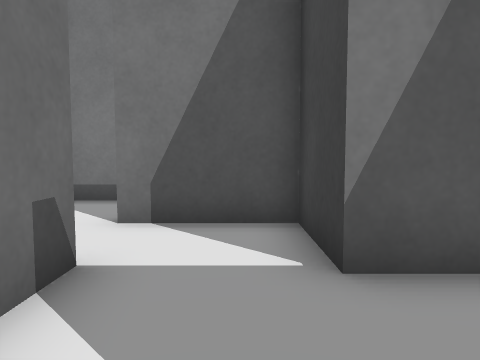
[1] (above)

17 first-person views from a walk through a robot-simulator world made for Gazebo. The camera is 0.5 m above the floor, tilts 4° down and sees 70° across. The floor is counted in squares, 0.5 m on a side. Each view is taken from the middle of a square. On the plan, view 1 faces up. The plan holds only what a view shows up to about 13 squares ahead; the rest is blank. The place goes on beyond the plan.

[2]
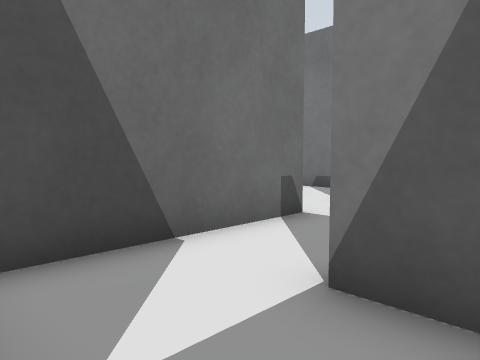

[3]
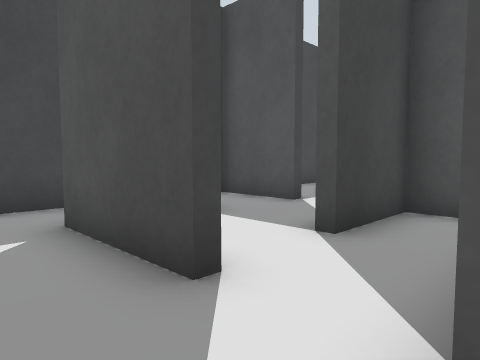

[4]
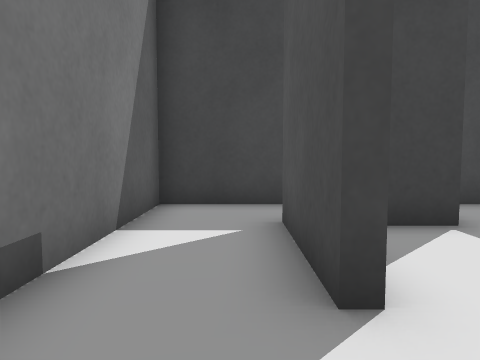

[5]
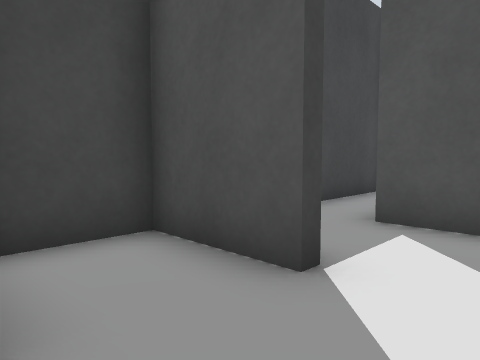

[6]
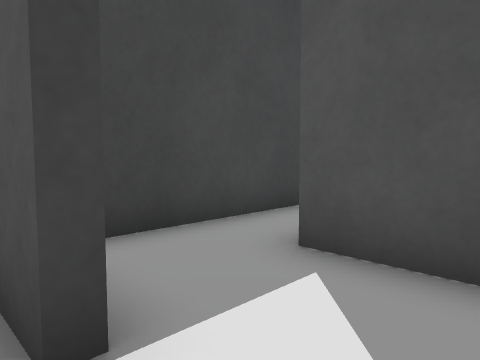

[7]
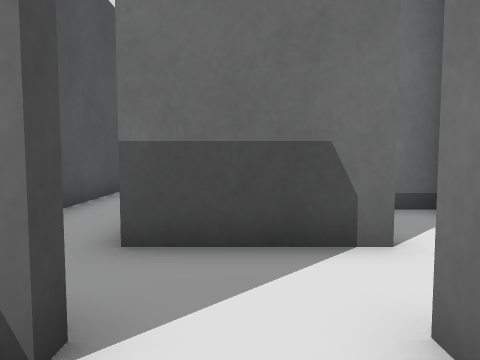

[8]
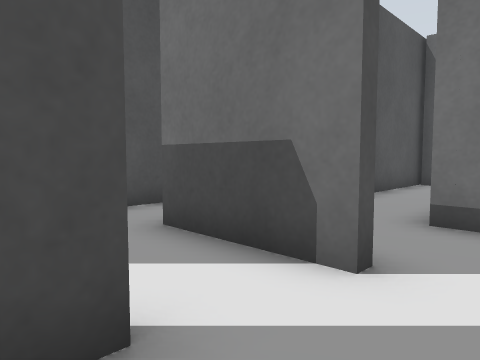

[9]
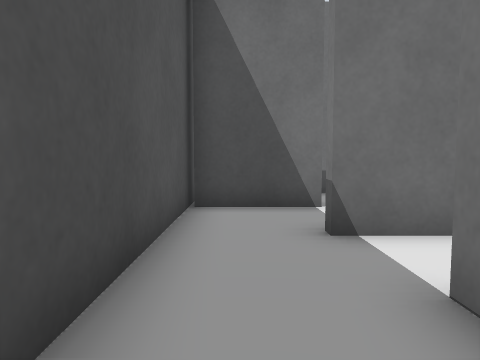

[10]
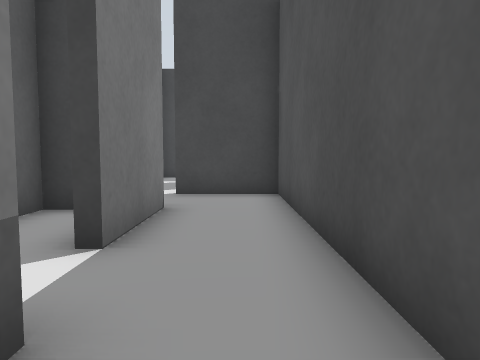

[11]
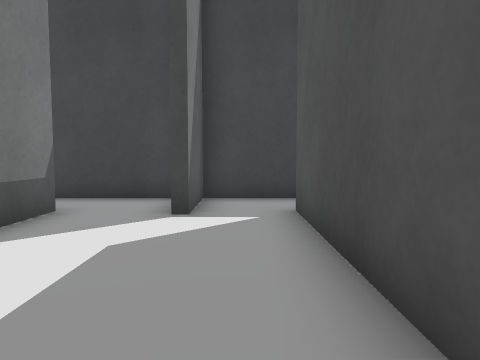

[12]
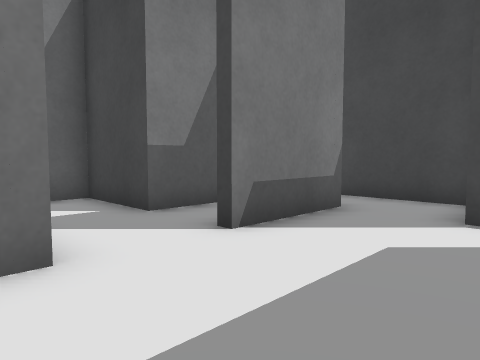

[13]
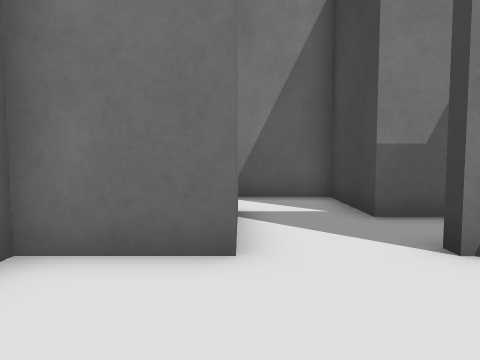

[14]
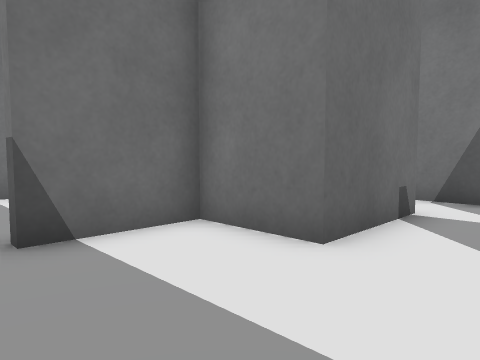

[15]
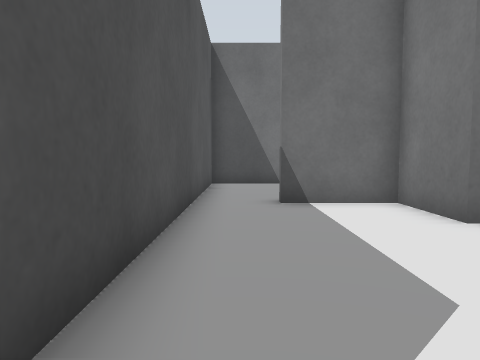

[16]
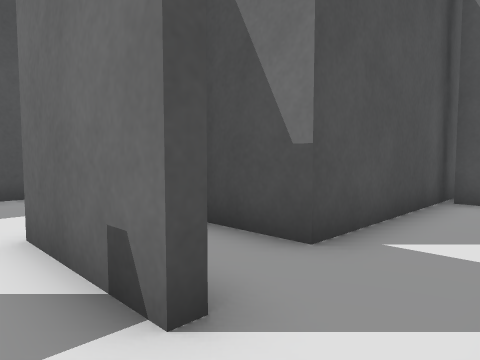

[17]
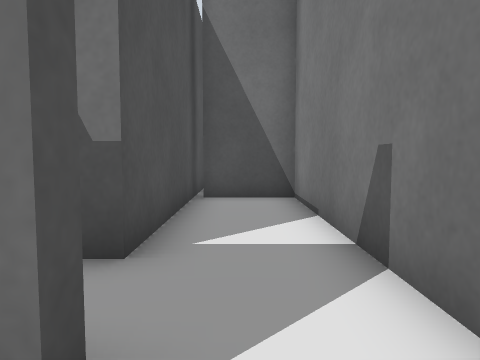

### Floor plan
Ten units are one square. View 1 is at (0, 0); x grows to the right and y downward. Boxes are objects, and circles mark ways between rooms. Rooms are numbered by the first view taken in them; rooms with no view inside come last. Other rooms are left out.
<svg viewBox="-151 -82 187 182">
<path fill="none" stroke="#000" d="M-15 -5 -15 15M-5 21 12 21M31 66 31 7M16 -3 6 -3M-19 -54 12 -54M-40 -57 -37 -57 -37 -45M-18 -30 -15 -30M31 -47 31 -77 -48 -77M9 -29 9 -51 -19 -51M6 -6 31 -6 31 -24M-15 -30 -15 -5M21 -29 9 -29M-63 -77 -63 -55 -94 -55M-104 -30 -40 -30 -40 -57M-112 -51 -116 -51M-137 -56 -137 -30M-146 -30 -104 -30M-40 46 -63 46 -63 71M9 71 9 67M-65 90 14 90M13 46 -18 46M-40 15 -40 25M-18 24 -18 -3 -45 -3M-45 -3 -112 -3 -112 19M-109 21 -63 21 -63 40M-18 46 -18 42M-1 24 -18 24M-40 25 -40 46M-37 -45 -37 -26M31 95 31 71 9 71"/>
<circle cx="10" cy="5" r="3" fill="#2a7"/>
<circle cx="-5" cy="-10" r="3" fill="#2a7"/>
<circle cx="10" cy="55" r="3" fill="#2a7"/>
<circle cx="-40" cy="-65" r="3" fill="#2a7"/>
<circle cx="-23" cy="-47" r="3" fill="#2a7"/>
<circle cx="-5" cy="-30" r="3" fill="#2a7"/>
<circle cx="-115" cy="-45" r="3" fill="#2a7"/>
<circle cx="-25" cy="40" r="3" fill="#2a7"/>
<circle cx="10" cy="80" r="3" fill="#2a7"/>
<circle cx="-40" cy="5" r="3" fill="#2a7"/>
<circle cx="-30" cy="20" r="3" fill="#2a7"/>
<text x="-10" y="0">1</text>
<text x="20" y="30">2</text>
<text x="-10" y="-60">3</text>
<text x="-10" y="-40">4</text>
<text x="0" y="-20">5</text>
<text x="-70" y="-50">6</text>
<text x="-120" y="-50">7</text>
<text x="-30" y="70">8</text>
<text x="-30" y="10">9</text>
<text x="-70" y="10">10</text>
<text x="-20" y="30">11</text>
<text x="-30" y="-40">12</text>
<text x="20" y="80">13</text>
</svg>
Room 1 opens to room 2. Room 1 opens to room 5. Room 2 opens to room 8. Room 3 opens to room 6. Room 3 opens to room 12. Room 4 opens to room 5. Room 6 opens to room 7. Room 8 opens to room 11. Room 8 opens to room 13. Room 9 opens to room 10. Room 9 opens to room 11.

Where each view was taken, in squares from view 1:
view 1: 0 up, 0 right, facing up
view 2: 2 down, 2 right, facing up-left
view 3: 7 up, 4 left, facing down-right
view 4: 6 up, 4 left, facing right
view 5: 3 up, 1 left, facing down-right
view 6: 1 up, 1 left, facing down-right
view 7: 4 up, 0 right, facing left
view 8: 7 up, 1 left, facing down-left
view 9: 4 up, 7 left, facing left
view 10: 4 up, 13 left, facing right
view 11: 8 down, 5 left, facing right
view 12: 8 down, 5 left, facing up-right
view 13: 8 down, 4 left, facing up
view 14: 8 down, 2 left, facing up-left
view 15: 8 down, 1 right, facing left
view 16: 0 up, 3 left, facing down-left
view 17: 1 down, 3 left, facing left
